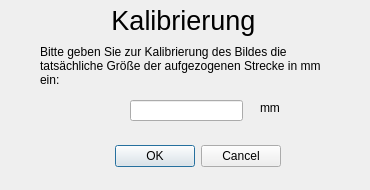
<?xml version="1.0" encoding="UTF-8"?>
<ui version="4.0">
 <class>Kalibrierung</class>
 <widget class="QDialog" name="Kalibrierung">
  <property name="geometry">
   <rect>
    <x>0</x>
    <y>0</y>
    <width>370</width>
    <height>190</height>
   </rect>
  </property>
  <property name="windowTitle">
   <string>Dialog</string>
  </property>
  <widget class="QDialogButtonBox" name="buttonBox">
   <property name="geometry">
    <rect>
     <x>90</x>
     <y>140</y>
     <width>191</width>
     <height>32</height>
    </rect>
   </property>
   <property name="orientation">
    <enum>Qt::Horizontal</enum>
   </property>
   <property name="standardButtons">
    <set>QDialogButtonBox::Cancel|QDialogButtonBox::Ok</set>
   </property>
  </widget>
  <widget class="QLabel" name="label">
   <property name="geometry">
    <rect>
     <x>40</x>
     <y>40</y>
     <width>291</width>
     <height>51</height>
    </rect>
   </property>
   <property name="text">
    <string>Bitte geben Sie zur Kalibrierung des Bildes die tatsächliche Größe der aufgezogenen Strecke in mm ein:</string>
   </property>
   <property name="wordWrap">
    <bool>true</bool>
   </property>
  </widget>
  <widget class="QLineEdit" name="lineEdit">
   <property name="geometry">
    <rect>
     <x>130</x>
     <y>100</y>
     <width>113</width>
     <height>21</height>
    </rect>
   </property>
   <property name="placeholderText">
    <string comment="1"/>
   </property>
  </widget>
  <widget class="QLabel" name="label_2">
   <property name="geometry">
    <rect>
     <x>-2</x>
     <y>0</y>
     <width>371</width>
     <height>41</height>
    </rect>
   </property>
   <property name="font">
    <font>
     <pointsize>20</pointsize>
    </font>
   </property>
   <property name="text">
    <string>Kalibrierung</string>
   </property>
   <property name="alignment">
    <set>Qt::AlignCenter</set>
   </property>
  </widget>
  <widget class="QLabel" name="label_3">
   <property name="geometry">
    <rect>
     <x>260</x>
     <y>100</y>
     <width>59</width>
     <height>16</height>
    </rect>
   </property>
   <property name="text">
    <string>mm</string>
   </property>
  </widget>
 </widget>
 <resources/>
 <connections>
  <connection>
   <sender>buttonBox</sender>
   <signal>accepted()</signal>
   <receiver>Kalibrierung</receiver>
   <slot>accept()</slot>
   <hints>
    <hint type="sourcelabel">
     <x>248</x>
     <y>254</y>
    </hint>
    <hint type="destinationlabel">
     <x>157</x>
     <y>274</y>
    </hint>
   </hints>
  </connection>
  <connection>
   <sender>buttonBox</sender>
   <signal>rejected()</signal>
   <receiver>Kalibrierung</receiver>
   <slot>reject()</slot>
   <hints>
    <hint type="sourcelabel">
     <x>316</x>
     <y>260</y>
    </hint>
    <hint type="destinationlabel">
     <x>286</x>
     <y>274</y>
    </hint>
   </hints>
  </connection>
 </connections>
</ui>
